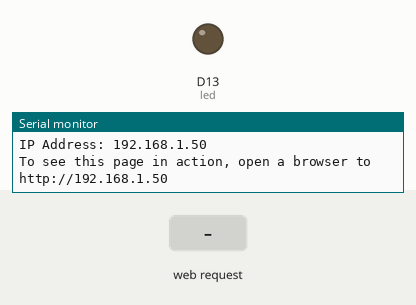
Recording of a sketch running on a simulated Arduino Uno R4 WiFi. On the bench: output pins drawn as LEDs (lit = HIGH), the last lines printed to the serial monitor. Inputs (shaded band) come from the test bench. WiFi joins after 1.5 s; servers stay silent unless stated.

Above: at 12.7 s.
12.8 s: HTTP request GET /H received
At 13.8 s:
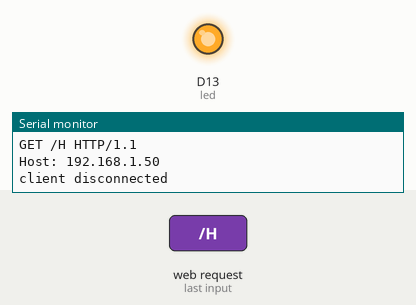
14.3 s: HTTP request GET /L received
At 14.9 s:
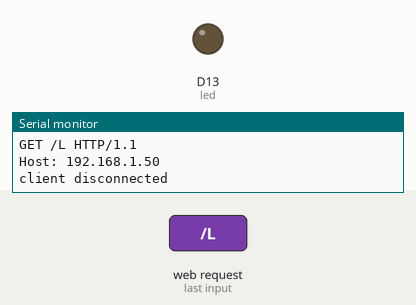
Timing chart, 0 to 17.3 s (numbered marks = the images above; inputs shaded):
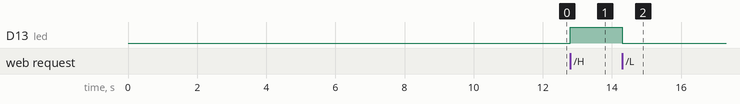

The sketch:

led-matrix-text-scroll.ino
```cpp
#include "WiFiS3.h"

char ssid[] = "YOUR_NETWORK_NAME";
char pass[] = "YOUR_NETWORK_PASSWORD";

// your network key index number
int keyIndex = 0;

int led = LED_BUILTIN;
int status = WL_IDLE_STATUS;
WiFiServer server(80);

void setup() {
  // initialise serial and wait for port to open:
  Serial.begin(9600);

  Serial.println("Access Point Web Server");
  pinMode(led, OUTPUT);  // set the LED pin mode

  // check for the WiFi module:
  if (WiFi.status() == WL_NO_MODULE) {
    Serial.println("Communication with WiFi module failed!");
    // don't continue
    while (true)
      ;
  }

  String fv = WiFi.firmwareVersion();
  if (fv < WIFI_FIRMWARE_LATEST_VERSION) {
    Serial.println("Please upgrade the firmware");
  }

  // attempt to connect to WiFi network:
  while (status != WL_CONNECTED) {
    Serial.print("Attempting to connect to SSID: ");
    Serial.println(ssid);
    // connect to WPA/WPA2 network
    status = WiFi.begin(ssid, pass);

    // wait 10 seconds for connection:
    delay(10000);
  }

  server.begin();

  // you're connected now, so print out the status
  printWiFiStatus();
}

void loop() {
  // listen for incoming clients
  WiFiClient client = server.available();

  if (client) {  // if you get a client
    // print a message out the serial port
    Serial.println("new client");
    // make a String to hold incoming data from the client
    String currentLine = "";
    // loop while the client's connected
    while (client.connected()) {
      // this is required for the Arduino Nano
      // RP2040 Connect - otherwise it will loop
      // so fast that SPI will never be served.
      delayMicroseconds(10);
      // if there's bytes to read from the client
      if (client.available()) {
        // read a byte, then
        char c = client.read();
        // print it out to the serial monitor
        Serial.write(c);
        // if the byte is a newline character
        if (c == '\n') {
          // if the current line is blank, you get
          // two newline characters in a row.
          // that's the end of the client HTTP request,
          // so send a response:
          if (currentLine.length() == 0) {
            // HTTP headers always start with a
            // response code (e.g. HTTP/1.1 200 OK)
            // and a content-type so the client knows
            // what's coming, then a blank line:
            client.println("HTTP/1.1 200 OK");
            client.println("Content-type:text/html");
            client.println();

            // the content of the HTTP response follows the header:
            client.print("<p style=\"font-size:7vw;\">Click <a href=\"/H\">here</a> turn the LED on<br></p>");
            client.print("<p style=\"font-size:7vw;\">Click <a href=\"/L\">here</a> turn the LED off<br></p>");

            // the HTTP response ends with another blank line:
            client.println();
            // break out of the while loop:
            break;
          } else {  // if you got a newline, then clear currentLine:
            currentLine = "";
          }
        }
        // if you got anything else but a carriage return character
        else if (c != '\r') {
          // add it to the end of the currentLine
          currentLine += c;
        }

        // check to see if the client request
        // was "GET /H" or "GET /L":
        if (currentLine.endsWith("GET /H")) {
          // GET /H turns the LED on
          digitalWrite(led, HIGH);
        }
        if (currentLine.endsWith("GET /L")) {
          // GET /L turns the LED off
          digitalWrite(led, LOW);
        }
      }
    }
    // close the connection:
    client.stop();
    Serial.println("client disconnected");
  }
}

void printWiFiStatus() {
  // print the SSID of the network you're attached to:
  Serial.print("SSID: ");
  Serial.println(WiFi.SSID());

  // print your WiFi shield's IP address:
  IPAddress ip = WiFi.localIP();
  Serial.print("IP Address: ");
  Serial.println(ip);

  // print where to go in a browser:
  Serial.print("To see this page in action, open a browser to http://");
  Serial.println(ip);
}
```

Measured:
- after the input at 12.8 s, D13 (led): LOW → HIGH at once
- after the input at 14.3 s, D13 (led): HIGH → LOW at once
